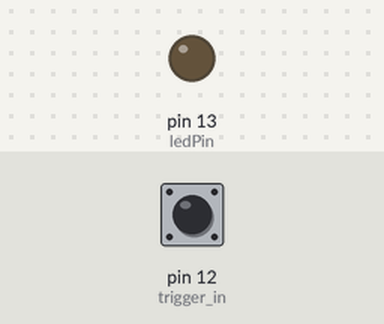
Simulated run of this sketch. Board: Arduino Uno, built with avr-gcc and run on an emulated ATmega328P. Parts: output pins drawn as LEDs (lit = HIGH). The inputs (shaded band) are chosen by the test bench; at power-on: pin 12 (trigger_in) LOW. What the sketch prints to the serial monitor is not drawn.

Above: at 1.2 s.
1.3 s: pin 12 (trigger_in) driven HIGH
At 2.0 s:
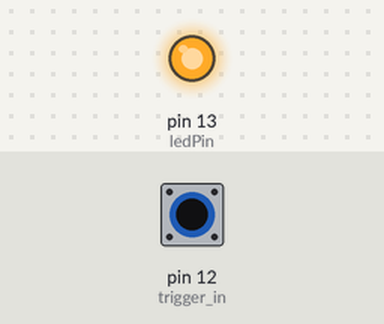
2.8 s: pin 12 (trigger_in) driven LOW
4.3 s: pin 12 (trigger_in) pulsed HIGH 2 times (0.12 s each, 0.3 s apart)
6.4 s: pin 12 (trigger_in) pulsed HIGH 5 times (0.12 s each, 0.3 s apart)
Timing chart, 0 to 9.4 s (numbered marks = the images above; inputs shaded):
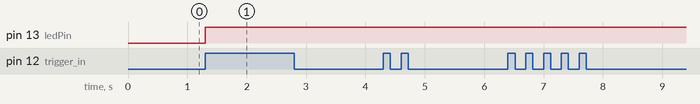

Measured:
- after the input at 1.3 s, pin 13 (ledPin): LOW → HIGH at once
- after the input at 2.8 s, every drawn part: stays the same
- after the input at 4.3 s, every drawn part: stays the same
- after the input at 6.4 s, every drawn part: stays the same

The sketch:

write_serial.ino
```cpp
int trigger_in = 12;
int ledPin = 13;
int val = 0;

void setup() {
  // put your setup code here, to run once:
  Serial.begin(9600);
  pinMode(trigger_in, INPUT);
  pinMode(ledPin, OUTPUT);
}

void loop() {
  // put your main code here, to run repeatedly:
  val = digitalRead(trigger_in);

  if (val == HIGH) {
    Serial.write(1);
    digitalWrite(ledPin, val);
  }
}
```
